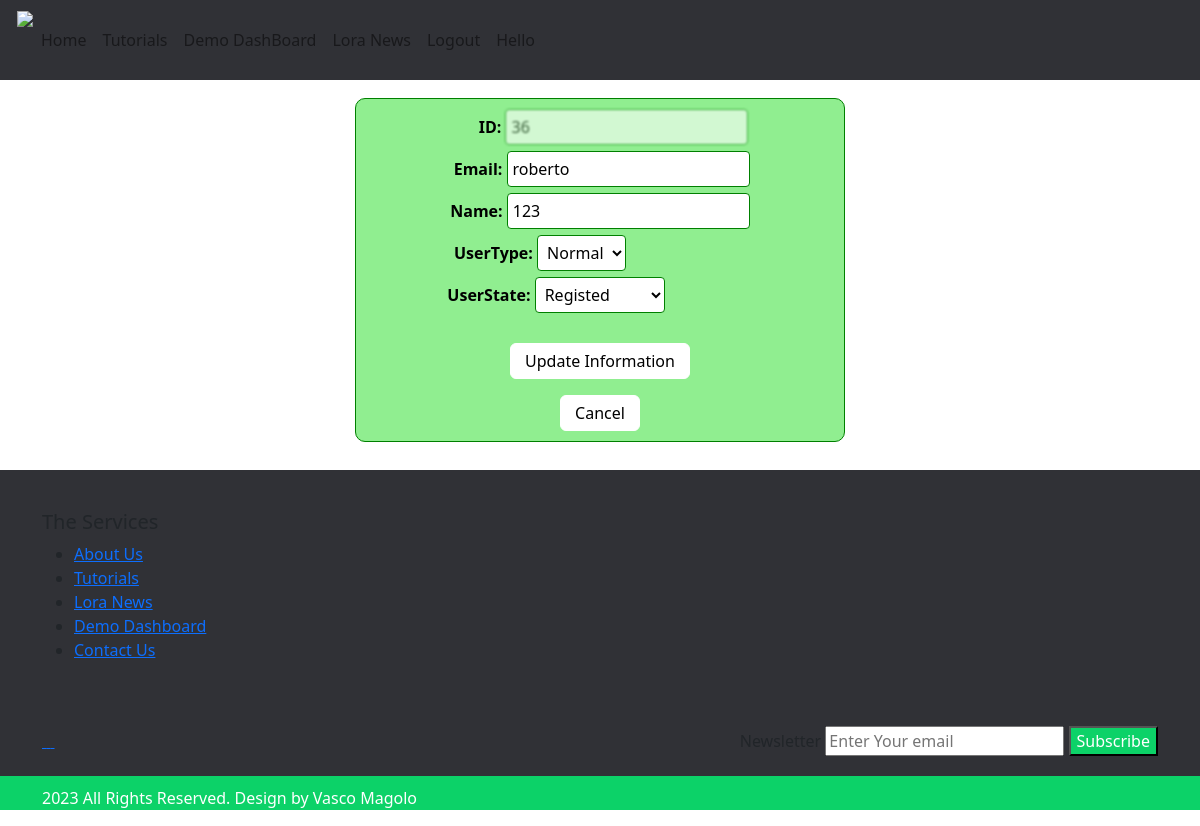
Page /website/pages/updateU.php?id=36 (signed in) on the earlier database version.
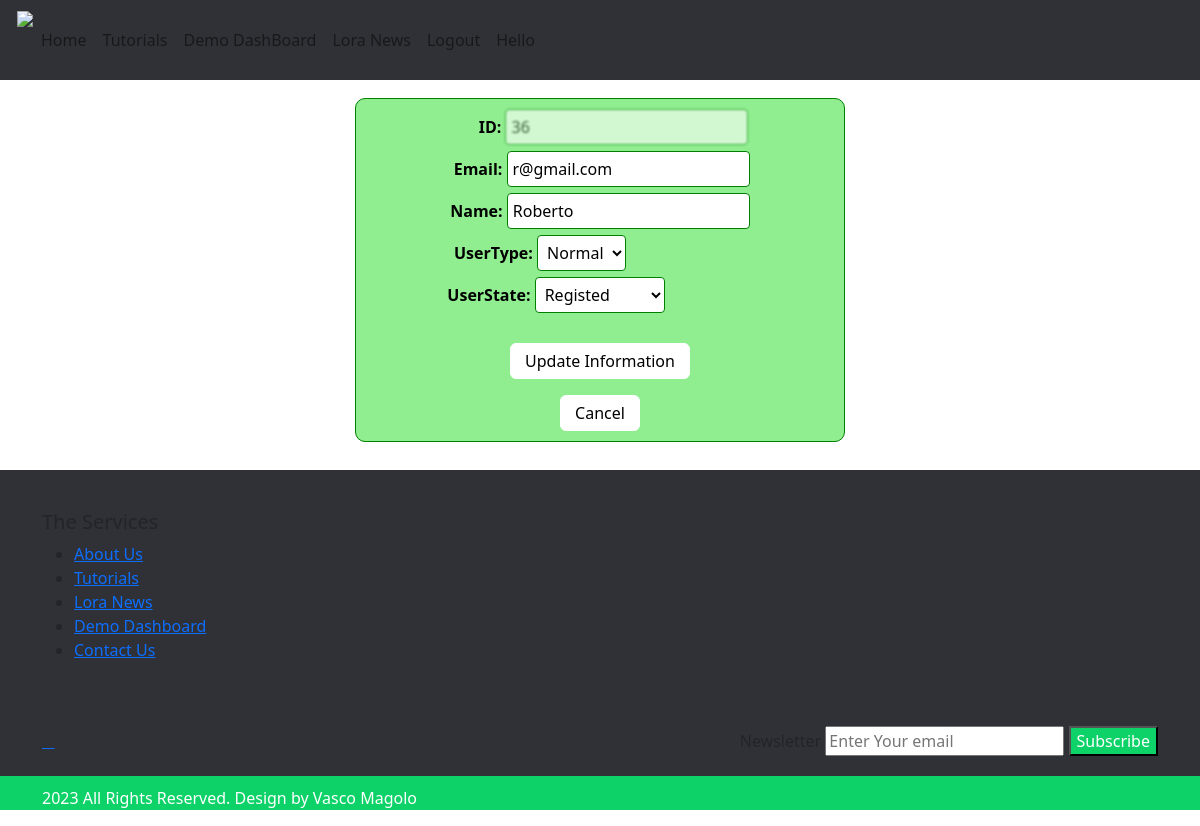
Same page on the later database version.
### tables this page shows
CREATE TABLE `users` (
  `IDuser` int(11) NOT NULL,
  `login` varchar(100) NOT NULL,
  `pass` varchar(100) NOT NULL,
  `nome` varchar(100) NOT NULL,
  `dataRegisto` timestamp NOT NULL DEFAULT CURRENT_TIMESTAMP ON UPDATE CURRENT_TIMESTAMP,
  `IDtipo` int(11) DEFAULT NULL,
  `IDestado` int(11) NOT NULL
);

### website/pages/updateU.php (the view, shortened to what this page needs)
<?php
include ('../scripts/ligaBD.php');
include ('../pages/head.php');
include ('../pages/nav.php');
$idToEdit = $_GET['id'];
$query = "SELECT IDuser, login, nome, IDtipo, IDestado from users where IDuser = ". $idToEdit;
$result = mysqli_query($ligaBD, $query);
$row = mysqli_fetch_array($result);
?>
<html>
<head>
</head>
<body >
    <div class="bodyEditUser" >
        <div class="containerEditUser" style='overflow-x:0;'>
            <form action="" id="theForm" method='Post'>
                <label class="lblEditUser" for="id" style='margin-left:1.7rem;'>ID:</label>
                <input class="inputEditUser" type="text" id="id" name="id" value="<?php echo $idToEdit; ?>" readOnly = "true"style='color:black;'> <br>
                <label class="lblEditUser" for="login"style='margin-left:0.2rem;'>Email:</label>
                <input class="inputEditUser" type="email" id="login" name="login" value="<?php echo $row[1]; ?>"> <br>
                <label class="lblEditUser" for="name">Name:</label>
                <input class="inputEditUser" type="text" id="name" name="name" value="<?php echo $row[2]; ?>"> <br>
                <label class="lblEditUser" for="idtipo" style='margin-left:-7.5rem;'>UserType:</label>
                <select class="selectEditUser" id="idtipo" name="idtipo" <?php if(($idToEdit == $_SESSION['idU']) and ($row[3] == 1)) echo "disabled"; ?> >
                    <option <?php if($row[3] == 3) echo "selected = 'selected'" ?> value="3">Normal</option>
                </select>
                <br>
                <label class="lblEditUser" for="idestado" style='margin-left:-5.5rem;'>UserState:</label>
                <select class="selectEditUser" id="idestado" name="idestado" <?php if(($idToEdit == $_SESSION['idU']) and ($row[3] == 1)) echo "disabled"; ?> > <br>
                    <option <?php if($row[4] == 3) echo "selected = 'selected'" ?> value="3">Registed</option>
                </select>
                <br> <br>
                <button class="btnEditUser" onclick=showAlertEdit()>Update Information</button><p></p>
            </form>
            <button class="btnEditUser" onclick="location.href='../pages/listausers.php'">Cancel</button>
        </div>
    </div>
</body>
<?php
include ('../pages/footer.php');
?>
</html>

Differences in the rows shown:
changed users "Normal": login "roberto" → "r@gmail.com"; name "123" → "Roberto"
